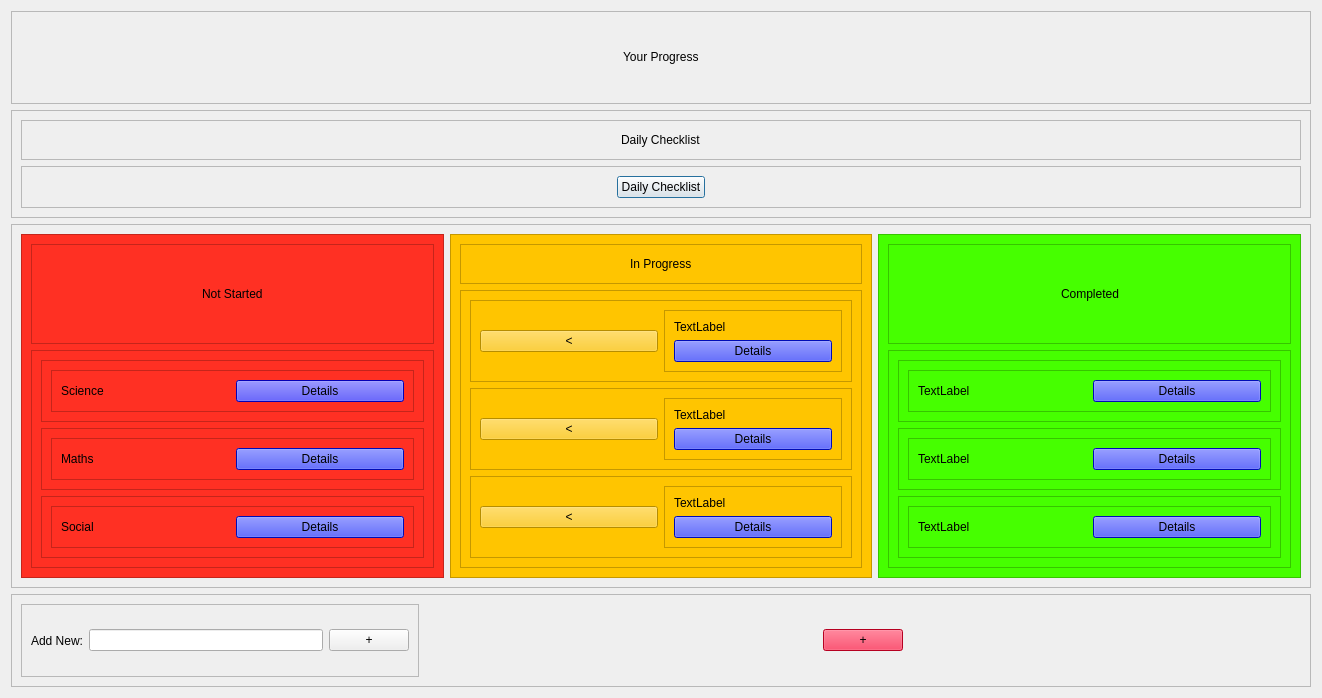
<?xml version="1.0" encoding="UTF-8"?>
<ui version="4.0">
 <class>todo</class>
 <widget class="QDialog" name="todo">
  <property name="geometry">
   <rect>
    <x>0</x>
    <y>0</y>
    <width>1322</width>
    <height>698</height>
   </rect>
  </property>
  <property name="windowTitle">
   <string>Dialog</string>
  </property>
  <layout class="QVBoxLayout" name="verticalLayout">
   <item>
    <widget class="QFrame" name="frame_6">
     <property name="frameShape">
      <enum>QFrame::StyledPanel</enum>
     </property>
     <property name="frameShadow">
      <enum>QFrame::Raised</enum>
     </property>
     <layout class="QHBoxLayout" name="horizontalLayout_2">
      <item>
       <spacer name="horizontalSpacer">
        <property name="orientation">
         <enum>Qt::Horizontal</enum>
        </property>
        <property name="sizeHint" stdset="0">
         <size>
          <width>330</width>
          <height>20</height>
         </size>
        </property>
       </spacer>
      </item>
      <item>
       <widget class="QLabel" name="label">
        <property name="styleSheet">
         <string notr="true">&lt;h1&gt;Your Progress&lt;/h1&gt;</string>
        </property>
        <property name="text">
         <string>Your Progress</string>
        </property>
        <property name="textFormat">
         <enum>Qt::RichText</enum>
        </property>
       </widget>
      </item>
      <item>
       <spacer name="horizontalSpacer_2">
        <property name="orientation">
         <enum>Qt::Horizontal</enum>
        </property>
        <property name="sizeHint" stdset="0">
         <size>
          <width>330</width>
          <height>20</height>
         </size>
        </property>
       </spacer>
      </item>
     </layout>
    </widget>
   </item>
   <item>
    <widget class="QFrame" name="frame_19">
     <property name="frameShape">
      <enum>QFrame::StyledPanel</enum>
     </property>
     <property name="frameShadow">
      <enum>QFrame::Raised</enum>
     </property>
     <layout class="QVBoxLayout" name="verticalLayout_19">
      <item>
       <widget class="QFrame" name="frame_21">
        <property name="frameShape">
         <enum>QFrame::StyledPanel</enum>
        </property>
        <property name="frameShadow">
         <enum>QFrame::Raised</enum>
        </property>
        <layout class="QHBoxLayout" name="horizontalLayout_12">
         <item>
          <spacer name="horizontalSpacer_23">
           <property name="orientation">
            <enum>Qt::Horizontal</enum>
           </property>
           <property name="sizeHint" stdset="0">
            <size>
             <width>40</width>
             <height>20</height>
            </size>
           </property>
          </spacer>
         </item>
         <item>
          <widget class="QLabel" name="label_7">
           <property name="text">
            <string>Daily Checklist</string>
           </property>
          </widget>
         </item>
         <item>
          <spacer name="horizontalSpacer_24">
           <property name="orientation">
            <enum>Qt::Horizontal</enum>
           </property>
           <property name="sizeHint" stdset="0">
            <size>
             <width>40</width>
             <height>20</height>
            </size>
           </property>
          </spacer>
         </item>
        </layout>
       </widget>
      </item>
      <item>
       <widget class="QFrame" name="frame_28">
        <property name="frameShape">
         <enum>QFrame::StyledPanel</enum>
        </property>
        <property name="frameShadow">
         <enum>QFrame::Raised</enum>
        </property>
        <layout class="QHBoxLayout" name="horizontalLayout_42">
         <item>
          <spacer name="horizontalSpacer_25">
           <property name="orientation">
            <enum>Qt::Horizontal</enum>
           </property>
           <property name="sizeHint" stdset="0">
            <size>
             <width>40</width>
             <height>20</height>
            </size>
           </property>
          </spacer>
         </item>
         <item>
          <widget class="QPushButton" name="pushButton_8">
           <property name="styleSheet">
            <string notr="true">font-colour=rgb(4, 4, 4)</string>
           </property>
           <property name="text">
            <string>Daily Checklist</string>
           </property>
          </widget>
         </item>
         <item>
          <spacer name="horizontalSpacer_26">
           <property name="orientation">
            <enum>Qt::Horizontal</enum>
           </property>
           <property name="sizeHint" stdset="0">
            <size>
             <width>40</width>
             <height>20</height>
            </size>
           </property>
          </spacer>
         </item>
        </layout>
       </widget>
      </item>
     </layout>
    </widget>
   </item>
   <item>
    <widget class="QFrame" name="frame">
     <property name="styleSheet">
      <string notr="true"/>
     </property>
     <property name="frameShape">
      <enum>QFrame::StyledPanel</enum>
     </property>
     <property name="frameShadow">
      <enum>QFrame::Raised</enum>
     </property>
     <layout class="QHBoxLayout" name="horizontalLayout">
      <item>
       <widget class="QFrame" name="frame_3">
        <property name="styleSheet">
         <string notr="true">background-color: rgb(255, 48, 35);</string>
        </property>
        <property name="frameShape">
         <enum>QFrame::StyledPanel</enum>
        </property>
        <property name="frameShadow">
         <enum>QFrame::Raised</enum>
        </property>
        <layout class="QVBoxLayout" name="verticalLayout_2">
         <item>
          <widget class="QFrame" name="frame_7">
           <property name="frameShape">
            <enum>QFrame::StyledPanel</enum>
           </property>
           <property name="frameShadow">
            <enum>QFrame::Raised</enum>
           </property>
           <layout class="QHBoxLayout" name="horizontalLayout_5">
            <item>
             <spacer name="horizontalSpacer_3">
              <property name="orientation">
               <enum>Qt::Horizontal</enum>
              </property>
              <property name="sizeHint" stdset="0">
               <size>
                <width>48</width>
                <height>20</height>
               </size>
              </property>
             </spacer>
            </item>
            <item>
             <widget class="QLabel" name="label_2">
              <property name="styleSheet">
               <string notr="true"/>
              </property>
              <property name="text">
               <string>Not Started</string>
              </property>
             </widget>
            </item>
            <item>
             <spacer name="horizontalSpacer_4">
              <property name="orientation">
               <enum>Qt::Horizontal</enum>
              </property>
              <property name="sizeHint" stdset="0">
               <size>
                <width>48</width>
                <height>20</height>
               </size>
              </property>
             </spacer>
            </item>
           </layout>
          </widget>
         </item>
         <item>
          <widget class="QFrame" name="frame_8">
           <property name="frameShape">
            <enum>QFrame::StyledPanel</enum>
           </property>
           <property name="frameShadow">
            <enum>QFrame::Raised</enum>
           </property>
           <layout class="QVBoxLayout" name="verticalLayout_6">
            <item>
             <widget class="QFrame" name="frame_13">
              <property name="frameShape">
               <enum>QFrame::StyledPanel</enum>
              </property>
              <property name="frameShadow">
               <enum>QFrame::Raised</enum>
              </property>
              <layout class="QHBoxLayout" name="horizontalLayout_6">
               <item>
                <widget class="QFrame" name="frame_24">
                 <property name="frameShape">
                  <enum>QFrame::StyledPanel</enum>
                 </property>
                 <property name="frameShadow">
                  <enum>QFrame::Raised</enum>
                 </property>
                 <layout class="QHBoxLayout" name="horizontalLayout_43">
                  <item>
                   <widget class="QLabel" name="label_14">
                    <property name="text">
                     <string>Science</string>
                    </property>
                   </widget>
                  </item>
                  <item>
                   <widget class="QPushButton" name="pushButton_21">
                    <property name="autoFillBackground">
                     <bool>false</bool>
                    </property>
                    <property name="styleSheet">
                     <string notr="true">background-color: rgb(7, 0, 255);</string>
                    </property>
                    <property name="text">
                     <string>Details</string>
                    </property>
                   </widget>
                  </item>
                 </layout>
                </widget>
               </item>
              </layout>
             </widget>
            </item>
            <item>
             <widget class="QFrame" name="frame_14">
              <property name="frameShape">
               <enum>QFrame::StyledPanel</enum>
              </property>
              <property name="frameShadow">
               <enum>QFrame::Raised</enum>
              </property>
              <layout class="QHBoxLayout" name="horizontalLayout_7">
               <item>
                <widget class="QFrame" name="frame_23">
                 <property name="frameShape">
                  <enum>QFrame::StyledPanel</enum>
                 </property>
                 <property name="frameShadow">
                  <enum>QFrame::Raised</enum>
                 </property>
                 <layout class="QHBoxLayout" name="horizontalLayout_10">
                  <item>
                   <widget class="QLabel" name="label_13">
                    <property name="text">
                     <string>Maths</string>
                    </property>
                   </widget>
                  </item>
                  <item>
                   <widget class="QPushButton" name="pushButton_22">
                    <property name="styleSheet">
                     <string notr="true">background-color: rgb(0, 17, 255);</string>
                    </property>
                    <property name="text">
                     <string>Details</string>
                    </property>
                   </widget>
                  </item>
                 </layout>
                </widget>
               </item>
              </layout>
             </widget>
            </item>
            <item>
             <widget class="QFrame" name="frame_31">
              <property name="frameShape">
               <enum>QFrame::StyledPanel</enum>
              </property>
              <property name="frameShadow">
               <enum>QFrame::Raised</enum>
              </property>
              <layout class="QHBoxLayout" name="horizontalLayout_15">
               <item>
                <widget class="QFrame" name="frame_59">
                 <property name="frameShape">
                  <enum>QFrame::StyledPanel</enum>
                 </property>
                 <property name="frameShadow">
                  <enum>QFrame::Raised</enum>
                 </property>
                 <layout class="QHBoxLayout" name="horizontalLayout_9">
                  <item>
                   <widget class="QLabel" name="label_26">
                    <property name="text">
                     <string>Social</string>
                    </property>
                   </widget>
                  </item>
                  <item>
                   <widget class="QPushButton" name="pushButton_25">
                    <property name="styleSheet">
                     <string notr="true">background-color: rgb(0, 17, 255);</string>
                    </property>
                    <property name="text">
                     <string>Details</string>
                    </property>
                   </widget>
                  </item>
                 </layout>
                </widget>
               </item>
              </layout>
             </widget>
            </item>
           </layout>
          </widget>
         </item>
        </layout>
       </widget>
      </item>
      <item>
       <widget class="QFrame" name="frame_4">
        <property name="styleSheet">
         <string notr="true">background-color: rgb(255, 197, 0);</string>
        </property>
        <property name="frameShape">
         <enum>QFrame::StyledPanel</enum>
        </property>
        <property name="frameShadow">
         <enum>QFrame::Raised</enum>
        </property>
        <layout class="QVBoxLayout" name="verticalLayout_3">
         <item>
          <widget class="QFrame" name="frame_9">
           <property name="frameShape">
            <enum>QFrame::StyledPanel</enum>
           </property>
           <property name="frameShadow">
            <enum>QFrame::Raised</enum>
           </property>
           <layout class="QHBoxLayout" name="horizontalLayout_3">
            <item>
             <spacer name="horizontalSpacer_5">
              <property name="orientation">
               <enum>Qt::Horizontal</enum>
              </property>
              <property name="sizeHint" stdset="0">
               <size>
                <width>88</width>
                <height>20</height>
               </size>
              </property>
             </spacer>
            </item>
            <item>
             <widget class="QLabel" name="label_3">
              <property name="styleSheet">
               <string notr="true">color:rgb(0, 0, 0)</string>
              </property>
              <property name="text">
               <string>In Progress</string>
              </property>
              <property name="textFormat">
               <enum>Qt::RichText</enum>
              </property>
             </widget>
            </item>
            <item>
             <spacer name="horizontalSpacer_6">
              <property name="orientation">
               <enum>Qt::Horizontal</enum>
              </property>
              <property name="sizeHint" stdset="0">
               <size>
                <width>88</width>
                <height>20</height>
               </size>
              </property>
             </spacer>
            </item>
           </layout>
          </widget>
         </item>
         <item>
          <widget class="QFrame" name="frame_10">
           <property name="frameShape">
            <enum>QFrame::StyledPanel</enum>
           </property>
           <property name="frameShadow">
            <enum>QFrame::Raised</enum>
           </property>
           <layout class="QVBoxLayout" name="verticalLayout_7">
            <item>
             <widget class="QFrame" name="frame_15">
              <property name="frameShape">
               <enum>QFrame::StyledPanel</enum>
              </property>
              <property name="frameShadow">
               <enum>QFrame::Raised</enum>
              </property>
              <layout class="QHBoxLayout" name="horizontalLayout_8">
               <item>
                <widget class="QPushButton" name="pushButton_9">
                 <property name="text">
                  <string>&lt;</string>
                 </property>
                </widget>
               </item>
               <item>
                <widget class="QFrame" name="frame_22">
                 <property name="frameShape">
                  <enum>QFrame::StyledPanel</enum>
                 </property>
                 <property name="frameShadow">
                  <enum>QFrame::Raised</enum>
                 </property>
                 <layout class="QVBoxLayout" name="verticalLayout_5">
                  <item>
                   <widget class="QLabel" name="label_15">
                    <property name="text">
                     <string>TextLabel</string>
                    </property>
                   </widget>
                  </item>
                  <item>
                   <widget class="QPushButton" name="pushButton_29">
                    <property name="styleSheet">
                     <string notr="true">background-color: rgb(0, 17, 255);</string>
                    </property>
                    <property name="text">
                     <string>Details</string>
                    </property>
                   </widget>
                  </item>
                 </layout>
                </widget>
               </item>
              </layout>
             </widget>
            </item>
            <item>
             <widget class="QFrame" name="frame_18">
              <property name="frameShape">
               <enum>QFrame::StyledPanel</enum>
              </property>
              <property name="frameShadow">
               <enum>QFrame::Raised</enum>
              </property>
              <layout class="QHBoxLayout" name="horizontalLayout_14">
               <item>
                <widget class="QPushButton" name="pushButton_10">
                 <property name="text">
                  <string>&lt;</string>
                 </property>
                </widget>
               </item>
               <item>
                <widget class="QFrame" name="frame_25">
                 <property name="frameShape">
                  <enum>QFrame::StyledPanel</enum>
                 </property>
                 <property name="frameShadow">
                  <enum>QFrame::Raised</enum>
                 </property>
                 <layout class="QVBoxLayout" name="verticalLayout_20">
                  <item>
                   <widget class="QLabel" name="label_16">
                    <property name="text">
                     <string>TextLabel</string>
                    </property>
                    <property name="wordWrap">
                     <bool>false</bool>
                    </property>
                   </widget>
                  </item>
                  <item>
                   <widget class="QPushButton" name="pushButton_30">
                    <property name="styleSheet">
                     <string notr="true">background-color: rgb(0, 17, 255);</string>
                    </property>
                    <property name="text">
                     <string>Details</string>
                    </property>
                   </widget>
                  </item>
                 </layout>
                </widget>
               </item>
              </layout>
             </widget>
            </item>
            <item>
             <widget class="QFrame" name="frame_60">
              <property name="frameShape">
               <enum>QFrame::StyledPanel</enum>
              </property>
              <property name="frameShadow">
               <enum>QFrame::Raised</enum>
              </property>
              <layout class="QHBoxLayout" name="horizontalLayout_18">
               <item>
                <widget class="QPushButton" name="pushButton_31">
                 <property name="text">
                  <string>&lt;</string>
                 </property>
                </widget>
               </item>
               <item>
                <widget class="QFrame" name="frame_61">
                 <property name="frameShape">
                  <enum>QFrame::StyledPanel</enum>
                 </property>
                 <property name="frameShadow">
                  <enum>QFrame::Raised</enum>
                 </property>
                 <layout class="QVBoxLayout" name="verticalLayout_21">
                  <item>
                   <widget class="QLabel" name="label_27">
                    <property name="text">
                     <string>TextLabel</string>
                    </property>
                   </widget>
                  </item>
                  <item>
                   <widget class="QPushButton" name="pushButton_32">
                    <property name="styleSheet">
                     <string notr="true">background-color: rgb(0, 17, 255);</string>
                    </property>
                    <property name="text">
                     <string>Details</string>
                    </property>
                   </widget>
                  </item>
                 </layout>
                </widget>
               </item>
              </layout>
             </widget>
            </item>
           </layout>
          </widget>
         </item>
        </layout>
       </widget>
      </item>
      <item>
       <widget class="QFrame" name="frame_5">
        <property name="styleSheet">
         <string notr="true">background-color: rgb(70, 255, 0);</string>
        </property>
        <property name="frameShape">
         <enum>QFrame::StyledPanel</enum>
        </property>
        <property name="frameShadow">
         <enum>QFrame::Raised</enum>
        </property>
        <layout class="QVBoxLayout" name="verticalLayout_4">
         <item>
          <widget class="QFrame" name="frame_11">
           <property name="frameShape">
            <enum>QFrame::StyledPanel</enum>
           </property>
           <property name="frameShadow">
            <enum>QFrame::Raised</enum>
           </property>
           <layout class="QHBoxLayout" name="horizontalLayout_4">
            <item>
             <spacer name="horizontalSpacer_7">
              <property name="orientation">
               <enum>Qt::Horizontal</enum>
              </property>
              <property name="sizeHint" stdset="0">
               <size>
                <width>50</width>
                <height>20</height>
               </size>
              </property>
             </spacer>
            </item>
            <item>
             <widget class="QLabel" name="label_4">
              <property name="text">
               <string>Completed</string>
              </property>
             </widget>
            </item>
            <item>
             <spacer name="horizontalSpacer_8">
              <property name="orientation">
               <enum>Qt::Horizontal</enum>
              </property>
              <property name="sizeHint" stdset="0">
               <size>
                <width>50</width>
                <height>20</height>
               </size>
              </property>
             </spacer>
            </item>
           </layout>
          </widget>
         </item>
         <item>
          <widget class="QFrame" name="frame_12">
           <property name="frameShape">
            <enum>QFrame::StyledPanel</enum>
           </property>
           <property name="frameShadow">
            <enum>QFrame::Raised</enum>
           </property>
           <layout class="QVBoxLayout" name="verticalLayout_8">
            <item>
             <widget class="QFrame" name="frame_62">
              <property name="frameShape">
               <enum>QFrame::StyledPanel</enum>
              </property>
              <property name="frameShadow">
               <enum>QFrame::Raised</enum>
              </property>
              <layout class="QHBoxLayout" name="horizontalLayout_44">
               <item>
                <widget class="QFrame" name="frame_63">
                 <property name="frameShape">
                  <enum>QFrame::StyledPanel</enum>
                 </property>
                 <property name="frameShadow">
                  <enum>QFrame::Raised</enum>
                 </property>
                 <layout class="QHBoxLayout" name="horizontalLayout_45">
                  <item>
                   <widget class="QLabel" name="label_28">
                    <property name="text">
                     <string>TextLabel</string>
                    </property>
                   </widget>
                  </item>
                  <item>
                   <widget class="QPushButton" name="pushButton_33">
                    <property name="styleSheet">
                     <string notr="true">background-color: rgb(0, 17, 255);</string>
                    </property>
                    <property name="text">
                     <string>Details</string>
                    </property>
                   </widget>
                  </item>
                 </layout>
                </widget>
               </item>
              </layout>
             </widget>
            </item>
            <item>
             <widget class="QFrame" name="frame_64">
              <property name="frameShape">
               <enum>QFrame::StyledPanel</enum>
              </property>
              <property name="frameShadow">
               <enum>QFrame::Raised</enum>
              </property>
              <layout class="QHBoxLayout" name="horizontalLayout_46">
               <item>
                <widget class="QFrame" name="frame_65">
                 <property name="frameShape">
                  <enum>QFrame::StyledPanel</enum>
                 </property>
                 <property name="frameShadow">
                  <enum>QFrame::Raised</enum>
                 </property>
                 <layout class="QHBoxLayout" name="horizontalLayout_47">
                  <item>
                   <widget class="QLabel" name="label_29">
                    <property name="text">
                     <string>TextLabel</string>
                    </property>
                   </widget>
                  </item>
                  <item>
                   <widget class="QPushButton" name="pushButton_34">
                    <property name="styleSheet">
                     <string notr="true">background-color: rgb(0, 17, 255);</string>
                    </property>
                    <property name="text">
                     <string>Details</string>
                    </property>
                   </widget>
                  </item>
                 </layout>
                </widget>
               </item>
              </layout>
             </widget>
            </item>
            <item>
             <widget class="QFrame" name="frame_66">
              <property name="frameShape">
               <enum>QFrame::StyledPanel</enum>
              </property>
              <property name="frameShadow">
               <enum>QFrame::Raised</enum>
              </property>
              <layout class="QHBoxLayout" name="horizontalLayout_48">
               <item>
                <widget class="QFrame" name="frame_67">
                 <property name="frameShape">
                  <enum>QFrame::StyledPanel</enum>
                 </property>
                 <property name="frameShadow">
                  <enum>QFrame::Raised</enum>
                 </property>
                 <layout class="QHBoxLayout" name="horizontalLayout_49">
                  <item>
                   <widget class="QLabel" name="label_30">
                    <property name="text">
                     <string>TextLabel</string>
                    </property>
                   </widget>
                  </item>
                  <item>
                   <widget class="QPushButton" name="pushButton_35">
                    <property name="styleSheet">
                     <string notr="true">background-color: rgb(0, 17, 255);</string>
                    </property>
                    <property name="text">
                     <string>Details</string>
                    </property>
                   </widget>
                  </item>
                 </layout>
                </widget>
               </item>
              </layout>
             </widget>
            </item>
           </layout>
          </widget>
         </item>
        </layout>
       </widget>
      </item>
     </layout>
    </widget>
   </item>
   <item>
    <widget class="QFrame" name="frame_2">
     <property name="frameShape">
      <enum>QFrame::StyledPanel</enum>
     </property>
     <property name="frameShadow">
      <enum>QFrame::Raised</enum>
     </property>
     <layout class="QHBoxLayout" name="horizontalLayout_16">
      <item>
       <widget class="QFrame" name="frame_30">
        <property name="frameShape">
         <enum>QFrame::StyledPanel</enum>
        </property>
        <property name="frameShadow">
         <enum>QFrame::Raised</enum>
        </property>
        <layout class="QHBoxLayout" name="horizontalLayout_13">
         <item>
          <widget class="QLabel" name="label_11">
           <property name="text">
            <string>Add New:</string>
           </property>
          </widget>
         </item>
         <item>
          <widget class="QLineEdit" name="lineEdit_2"/>
         </item>
         <item>
          <widget class="QPushButton" name="pushButton_19">
           <property name="text">
            <string>+</string>
           </property>
          </widget>
         </item>
        </layout>
       </widget>
      </item>
      <item>
       <spacer name="horizontalSpacer_27">
        <property name="orientation">
         <enum>Qt::Horizontal</enum>
        </property>
        <property name="sizeHint" stdset="0">
         <size>
          <width>40</width>
          <height>20</height>
         </size>
        </property>
       </spacer>
      </item>
      <item>
       <widget class="QPushButton" name="pushButton">
        <property name="cursor">
         <cursorShape>OpenHandCursor</cursorShape>
        </property>
        <property name="styleSheet">
         <string notr="true">background-color: rgb(255, 0, 46);
font:rgb(186, 157, 255);</string>
        </property>
        <property name="text">
         <string>+</string>
        </property>
       </widget>
      </item>
      <item>
       <spacer name="horizontalSpacer_28">
        <property name="orientation">
         <enum>Qt::Horizontal</enum>
        </property>
        <property name="sizeHint" stdset="0">
         <size>
          <width>40</width>
          <height>20</height>
         </size>
        </property>
       </spacer>
      </item>
     </layout>
    </widget>
   </item>
  </layout>
 </widget>
 <resources/>
 <connections/>
</ui>
